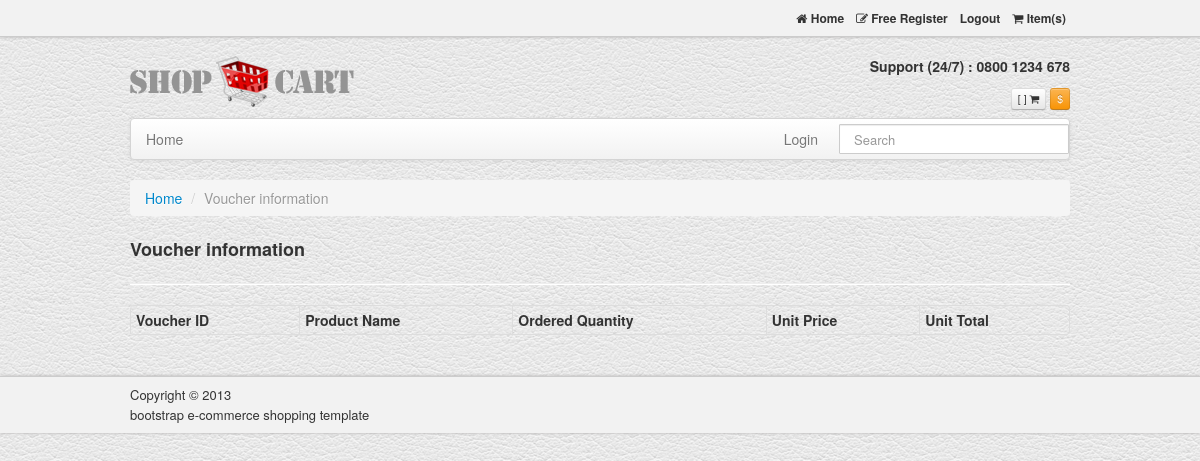
The page /show_voucher_information.php?id=5 (signed in) on the database as committed earlier.
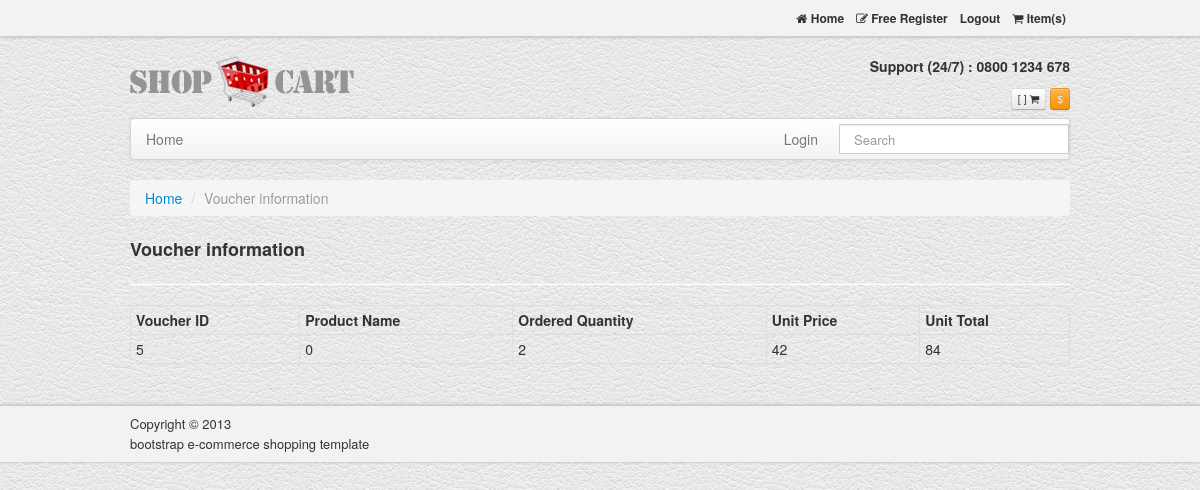
The same page on the database as committed later.
### tables this page shows
CREATE TABLE `voucher_info` (
  `v_id` int(11) NOT NULL,
  `item_name` int(11) NOT NULL,
  `ordered_quantity` int(11) NOT NULL,
  `unit_price` int(11) NOT NULL
);

### show_voucher_information.php (the view, shortened to what this page needs)
<?php
include('connection.php');
$id = $_GET['id'];
$voucher_query = "SELECT * FROM voucher_info where v_id = '$id'";
$result = $connection->query($voucher_query);
?>
<!DOCTYPE html>
<html lang="en">
<head>
    <link href="assets/css/bootstrap.css" rel="stylesheet"/>
    <link href="assets/css/style.css" rel="stylesheet"/>
    <link href="assets/font-awesome/css/font-awesome.css" rel="stylesheet">
</head>
<body>
<div class="navbar navbar-inverse navbar-fixed-top">
    <div class="topNav">
        <div class="container">
            <div class="alignR">
                <a href="index.php"> <span class="icon-home"></span> Home</a>
                <a href="login.php"><span class="icon-edit"></span> Free Register </a>
                <a href="logout.php"><?php if (isset($_SESSION['user'])) echo "Logout"; ?></a>
                <a href="cart.php"><span class="icon-shopping-cart"></span> <?php if (isset($_SESSION["cart"]))
                        echo count($_SESSION["cart"]); ?> Item(s)</a>
            </div>
        </div>
    </div>
</div>
<div class="container">
    <header id="header">
        <div class="row">
            <div class="span4">
                <h1>
                    <a class="logo" href="index.php"><span>Twitter Bootstrap ecommerce template</span>
                        <img src="assets/img/logo-bootstrap-shoping-cart.png" alt="bootstrap sexy shop">
                    </a>
                </h1>
            </div>
            <div class="span8 alignR">
                <p><br> <strong> Support (24/7) : 0800 1234 678 </strong><br><br></p>
                <span class="btn btn-mini">[ <?php if (isset($_SESSION["cart"]))
                        echo count($_SESSION["cart"]); ?> ] <span
                            class="icon-shopping-cart"></span></span>
                <span class="btn btn-warning btn-mini">$</span>
            </div>
        </div>
    </header>
    <div class="navbar">
        <div class="navbar-inner">
            <div class="container">
                <div class="nav-collapse">
                    <ul class="nav">
                        <li class=""><a href="index.php">Home </a></li>
                    </ul>
                    <form action="search.php" method="post" class="navbar-search pull-right">
                        <input type="text" name="search_name" placeholder="Search" class="search-query span2">
                    </form>
                    <ul class="nav pull-right">
                        <li class="dropdown">
                            <a href="login.php"> Login </a>
                        </li>
                    </ul>
                </div>
            </div>
        </div>
    </div>
    <div class="row">
        <div class="span12">
            <ul class="breadcrumb">
                <li><a href="index.php">Home</a> <span class="divider">/</span></li>
                <li class="active">Voucher information</li>
            </ul>
            <h3> Voucher information</h3>
            <hr class="soft"/>
            <div class="row">
                <div class="span12">
                    <table class="table table-bordered table-condensed">
                        <thead>
                        <th>Voucher ID</th>
                        <th>Product Name</th>
                        <th>Ordered Quantity</th>
                        <th>Unit Price</th>
                        <th>Unit Total</th>
                        </thead>
                        <tbody>
                        <?php while ($row = $result->fetch_assoc()) {
                            echo "<tr><td>" . $row['v_id'] . "</td>";
                            echo "<td>" . $row['item_name'] . "</td>";
                            echo "<td>" . $row['ordered_quantity'] . "</td>";
                            echo "<td>" . $row['unit_price'] . "</td>";
                            echo "<td>" . $row['ordered_quantity'] * $row['unit_price'] . "</td>";
                            echo "</tr>";
                        }
                        ?>
                        </tbody>
                    </table>
                </div>
                <div class="span1"> &nbsp;</div>
            </div>
            <div class="span12">
            </div>
        </div>
    </div>
</div>
<div class="copyright">
    <div class="container">
        <span>Copyright &copy; 2013<br> bootstrap e-commerce shopping template</span>
    </div>
</div>
</body>
</html>

Rows that differ between the two databases and show on the page:
added voucher_info: v "5", item_name "0", ordered_quantity "2", unit_price "42", $row['ordered_quantity'] * $row['unit_price'] "84"
